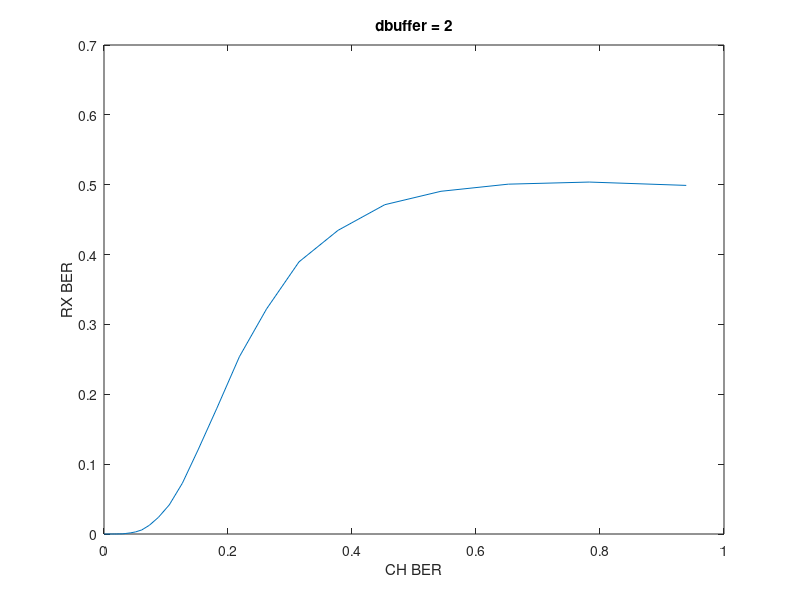

This chart was generated by the following MATLAB code:
cbers = [0.000024,0.000029,0.000035,0.000041,0.000050,0.000060,0.000072,0.000086,0.000103,0.000124,0.000149,0.000178,0.000214,0.000257,0.000308,0.000370,0.000444,0.000532,0.000639,0.000767,0.000920,0.001104,0.001325,0.001590,0.001908,0.002290,0.002747,0.003297,0.003956,0.004748,0.005697,0.006836,0.008204,0.009844,0.011813,0.014176,0.017011,0.020413,0.024496,0.029395,0.035275,0.042329,0.050795,0.060954,0.073145,0.087774,0.105329,0.126395,0.151674,0.182009,0.218411,0.262093,0.314511,0.377413,0.452896,0.543475,0.652170,0.782604,0.939125]

rbers = [0.000000,0.000000,0.000000,0.000000,0.000000,0.000000,0.000000,0.000000,0.000000,0.000000,0.000000,0.000000,0.000000,0.000000,0.000000,0.000000,0.000000,0.000000,0.000000,0.000000,0.000000,0.000000,0.000000,0.000000,0.000000,0.000000,0.000000,0.000000,0.000000,0.000000,0.000000,0.000013,0.000000,0.000000,0.000006,0.000019,0.000032,0.000051,0.000179,0.000179,0.000793,0.001579,0.002966,0.005835,0.012489,0.023840,0.041742,0.072721,0.120337,0.180014,0.253841,0.322063,0.389563,0.434667,0.471411,0.490598,0.500805,0.503809,0.499022]

plot(cbers, rbers);
title('dbuffer = 2');
xlabel('CH BER');
ylabel('RX BER');